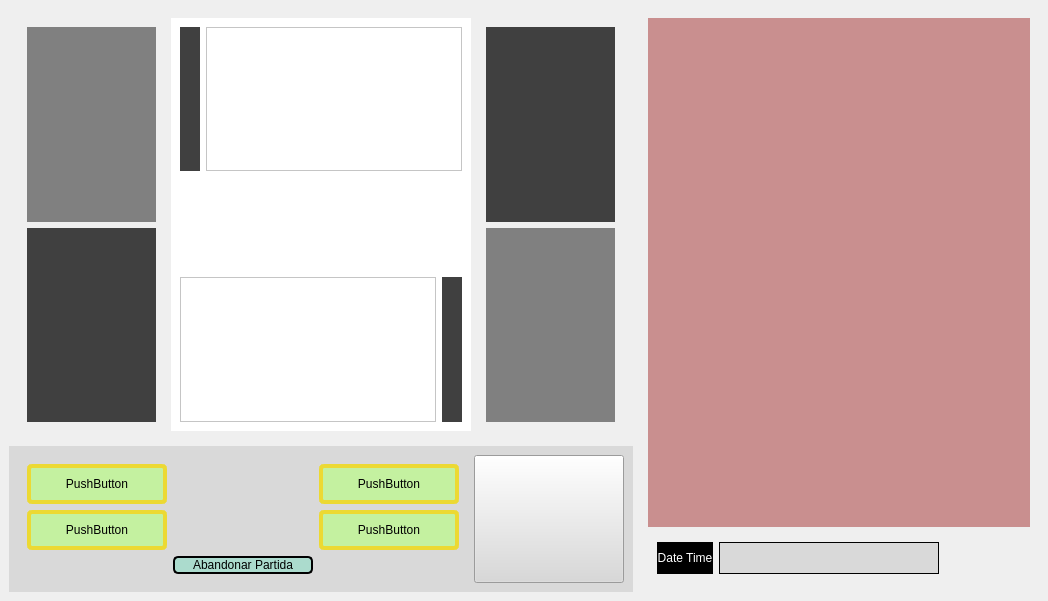
<?xml version="1.0" encoding="UTF-8"?>
<ui version="4.0">
 <class>MainWindow</class>
 <widget class="QMainWindow" name="MainWindow">
  <property name="geometry">
   <rect>
    <x>0</x>
    <y>0</y>
    <width>1048</width>
    <height>601</height>
   </rect>
  </property>
  <property name="sizePolicy">
   <sizepolicy hsizetype="Preferred" vsizetype="Preferred">
    <horstretch>0</horstretch>
    <verstretch>0</verstretch>
   </sizepolicy>
  </property>
  <property name="windowTitle">
   <string>MainWindow</string>
  </property>
  <widget class="QWidget" name="centralwidget">
   <property name="sizePolicy">
    <sizepolicy hsizetype="Preferred" vsizetype="Preferred">
     <horstretch>0</horstretch>
     <verstretch>0</verstretch>
    </sizepolicy>
   </property>
   <layout class="QHBoxLayout" name="horizontalLayout_2">
    <item>
     <layout class="QHBoxLayout" name="horizontalLayout">
      <item>
       <layout class="QVBoxLayout" name="verticalLayout_2">
        <item>
         <widget class="QWidget" name="widget" native="true">
          <layout class="QHBoxLayout" name="horizontalLayout_7">
           <item>
            <widget class="QWidget" name="verticalWidget" native="true">
             <property name="minimumSize">
              <size>
               <width>100</width>
               <height>0</height>
              </size>
             </property>
             <property name="maximumSize">
              <size>
               <width>300</width>
               <height>16777215</height>
              </size>
             </property>
             <layout class="QVBoxLayout" name="verticalLayout_6">
              <item>
               <widget class="QWidget" name="gridWidget" native="true">
                <property name="styleSheet">
                 <string notr="true">background-color: rgb(128, 128, 128);</string>
                </property>
                <layout class="QGridLayout" name="gridLayout_3"/>
               </widget>
              </item>
              <item>
               <widget class="QWidget" name="verticalWidget" native="true">
                <property name="styleSheet">
                 <string notr="true">background-color: rgb(64, 64, 64);</string>
                </property>
                <layout class="QVBoxLayout" name="verticalLayout_8"/>
               </widget>
              </item>
             </layout>
            </widget>
           </item>
           <item>
            <widget class="QWidget" name="gridWidget" native="true">
             <property name="minimumSize">
              <size>
               <width>300</width>
               <height>0</height>
              </size>
             </property>
             <property name="maximumSize">
              <size>
               <width>900</width>
               <height>16777215</height>
              </size>
             </property>
             <property name="styleSheet">
              <string notr="true">background-color: rgb(255, 255, 255);</string>
             </property>
             <layout class="QGridLayout" name="gridLayout">
              <item row="1" column="0">
               <spacer name="verticalSpacer">
                <property name="orientation">
                 <enum>Qt::Vertical</enum>
                </property>
                <property name="sizeType">
                 <enum>QSizePolicy::Fixed</enum>
                </property>
                <property name="sizeHint" stdset="0">
                 <size>
                  <width>20</width>
                  <height>100</height>
                 </size>
                </property>
               </spacer>
              </item>
              <item row="3" column="0">
               <layout class="QHBoxLayout" name="horizontalLayout_8">
                <item>
                 <widget class="QGraphicsView" name="graphicsView">
                  <property name="sizePolicy">
                   <sizepolicy hsizetype="Preferred" vsizetype="Preferred">
                    <horstretch>0</horstretch>
                    <verstretch>0</verstretch>
                   </sizepolicy>
                  </property>
                 </widget>
                </item>
                <item>
                 <widget class="QLabel" name="label">
                  <property name="sizePolicy">
                   <sizepolicy hsizetype="Preferred" vsizetype="Preferred">
                    <horstretch>0</horstretch>
                    <verstretch>0</verstretch>
                   </sizepolicy>
                  </property>
                  <property name="maximumSize">
                   <size>
                    <width>250</width>
                    <height>16777215</height>
                   </size>
                  </property>
                  <property name="styleSheet">
                   <string notr="true">background-color: rgb(64, 64, 64);</string>
                  </property>
                  <property name="text">
                   <string/>
                  </property>
                 </widget>
                </item>
               </layout>
              </item>
              <item row="0" column="0">
               <layout class="QHBoxLayout" name="horizontalLayout_5">
                <item>
                 <widget class="QLabel" name="label_2">
                  <property name="maximumSize">
                   <size>
                    <width>250</width>
                    <height>16777215</height>
                   </size>
                  </property>
                  <property name="styleSheet">
                   <string notr="true">background-color: rgb(64, 64, 64);</string>
                  </property>
                  <property name="text">
                   <string/>
                  </property>
                 </widget>
                </item>
                <item>
                 <widget class="QGraphicsView" name="graphicsView_2">
                  <property name="sizePolicy">
                   <sizepolicy hsizetype="Preferred" vsizetype="Preferred">
                    <horstretch>0</horstretch>
                    <verstretch>0</verstretch>
                   </sizepolicy>
                  </property>
                 </widget>
                </item>
               </layout>
              </item>
             </layout>
            </widget>
           </item>
           <item>
            <widget class="QWidget" name="verticalWidget" native="true">
             <property name="minimumSize">
              <size>
               <width>100</width>
               <height>0</height>
              </size>
             </property>
             <property name="maximumSize">
              <size>
               <width>300</width>
               <height>16777215</height>
              </size>
             </property>
             <layout class="QVBoxLayout" name="verticalLayout_7">
              <item>
               <widget class="QWidget" name="verticalWidget_2" native="true">
                <property name="styleSheet">
                 <string notr="true">background-color: rgb(64, 64, 64);</string>
                </property>
                <layout class="QVBoxLayout" name="verticalLayout_9"/>
               </widget>
              </item>
              <item>
               <widget class="QWidget" name="gridWidget_2" native="true">
                <property name="styleSheet">
                 <string notr="true">background-color: rgb(128, 128, 128);</string>
                </property>
                <layout class="QGridLayout" name="gridLayout_4"/>
               </widget>
              </item>
             </layout>
            </widget>
           </item>
          </layout>
         </widget>
        </item>
        <item>
         <widget class="QWidget" name="horizontalWidget" native="true">
          <property name="minimumSize">
           <size>
            <width>200</width>
            <height>0</height>
           </size>
          </property>
          <property name="maximumSize">
           <size>
            <width>16777215</width>
            <height>300</height>
           </size>
          </property>
          <property name="styleSheet">
           <string notr="true">background-color: rgb(217, 217, 217);</string>
          </property>
          <layout class="QHBoxLayout" name="horizontalLayout_3">
           <item>
            <widget class="QWidget" name="gridWidget" native="true">
             <property name="minimumSize">
              <size>
               <width>250</width>
               <height>0</height>
              </size>
             </property>
             <property name="maximumSize">
              <size>
               <width>500</width>
               <height>16777215</height>
              </size>
             </property>
             <property name="styleSheet">
              <string notr="true">background-image: url(:/pokeball.png);</string>
             </property>
             <layout class="QGridLayout" name="gridLayout_2">
              <item row="1" column="2">
               <widget class="QPushButton" name="pushButton_5">
                <property name="minimumSize">
                 <size>
                  <width>120</width>
                  <height>40</height>
                 </size>
                </property>
                <property name="maximumSize">
                 <size>
                  <width>16777215</width>
                  <height>16777215</height>
                 </size>
                </property>
                <property name="styleSheet">
                 <string notr="true">border-style: solid;border-width:4px; border-color: rgb(236, 217, 51); background-color: rgb(196, 241, 160); color: rgb(0,0,0); border-radius: 5px;</string>
                </property>
                <property name="text">
                 <string>PushButton</string>
                </property>
               </widget>
              </item>
              <item row="1" column="0">
               <widget class="QPushButton" name="pushButton_3">
                <property name="minimumSize">
                 <size>
                  <width>120</width>
                  <height>40</height>
                 </size>
                </property>
                <property name="maximumSize">
                 <size>
                  <width>16777215</width>
                  <height>16777215</height>
                 </size>
                </property>
                <property name="styleSheet">
                 <string notr="true">border-style: solid;border-width:4px; border-color: rgb(236, 217, 51); background-color: rgb(196, 241, 160); color: rgb(0,0,0); border-radius: 5px;</string>
                </property>
                <property name="text">
                 <string>PushButton</string>
                </property>
               </widget>
              </item>
              <item row="0" column="2">
               <widget class="QPushButton" name="pushButton_4">
                <property name="minimumSize">
                 <size>
                  <width>120</width>
                  <height>40</height>
                 </size>
                </property>
                <property name="maximumSize">
                 <size>
                  <width>16777215</width>
                  <height>16777215</height>
                 </size>
                </property>
                <property name="styleSheet">
                 <string notr="true">border-style: solid;border-width:4px; border-color: rgb(236, 217, 51); background-color: rgb(196, 241, 160); color: rgb(0,0,0); border-radius: 5px;</string>
                </property>
                <property name="text">
                 <string>PushButton</string>
                </property>
               </widget>
              </item>
              <item row="0" column="0">
               <widget class="QPushButton" name="pushButton_2">
                <property name="minimumSize">
                 <size>
                  <width>120</width>
                  <height>40</height>
                 </size>
                </property>
                <property name="maximumSize">
                 <size>
                  <width>16777215</width>
                  <height>16777215</height>
                 </size>
                </property>
                <property name="styleSheet">
                 <string notr="true">border-style: solid;border-width:4px; border-color: rgb(236, 217, 51); background-color: rgb(196, 241, 160); color: rgb(0,0,0); border-radius: 5px;</string>
                </property>
                <property name="text">
                 <string>PushButton</string>
                </property>
               </widget>
              </item>
              <item row="2" column="1">
               <widget class="QPushButton" name="abandonar">
                <property name="styleSheet">
                 <string notr="true">border-style: solid;border-width:2px; border-color: rgb(0,0,0); color: rgb(0,0,0); border-radius: 5px;
background-color: rgb(171, 219, 205);</string>
                </property>
                <property name="text">
                 <string>Abandonar Partida</string>
                </property>
               </widget>
              </item>
             </layout>
            </widget>
           </item>
           <item>
            <widget class="QPushButton" name="Mochila">
             <property name="maximumSize">
              <size>
               <width>150</width>
               <height>150</height>
              </size>
             </property>
             <property name="styleSheet">
              <string notr="true"/>
             </property>
             <property name="text">
              <string/>
             </property>
            </widget>
           </item>
          </layout>
         </widget>
        </item>
       </layout>
      </item>
      <item>
       <widget class="QWidget" name="verticalWidget_2" native="true">
        <property name="minimumSize">
         <size>
          <width>250</width>
          <height>0</height>
         </size>
        </property>
        <property name="maximumSize">
         <size>
          <width>400</width>
          <height>16777215</height>
         </size>
        </property>
        <layout class="QVBoxLayout" name="verticalLayout_3">
         <item>
          <widget class="QWidget" name="verticalWidget" native="true">
           <property name="minimumSize">
            <size>
             <width>240</width>
             <height>0</height>
            </size>
           </property>
           <property name="maximumSize">
            <size>
             <width>16777215</width>
             <height>16777215</height>
            </size>
           </property>
           <property name="styleSheet">
            <string notr="true">background-color: rgb(201, 143, 143);</string>
           </property>
           <layout class="QVBoxLayout" name="verticalLayout"/>
          </widget>
         </item>
         <item>
          <widget class="QWidget" name="horizontalWidget_2" native="true">
           <property name="maximumSize">
            <size>
             <width>300</width>
             <height>50</height>
            </size>
           </property>
           <layout class="QHBoxLayout" name="horizontalLayout_6">
            <item>
             <widget class="QLabel" name="label_18">
              <property name="maximumSize">
               <size>
                <width>125</width>
                <height>40</height>
               </size>
              </property>
              <property name="styleSheet">
               <string notr="true">background-color: rgb(0, 0, 0); color: rgb(255, 255, 255);</string>
              </property>
              <property name="text">
               <string>Date Time</string>
              </property>
              <property name="alignment">
               <set>Qt::AlignCenter</set>
              </property>
             </widget>
            </item>
            <item>
             <widget class="QTextEdit" name="textEdit_3">
              <property name="maximumSize">
               <size>
                <width>220</width>
                <height>40</height>
               </size>
              </property>
              <property name="styleSheet">
               <string notr="true">border-style: solid;border-width:1px; border-color: rgb(0, 0, 0); background-color: rgb(217, 217, 217); color: rgb(0,0,0);</string>
              </property>
             </widget>
            </item>
           </layout>
          </widget>
         </item>
        </layout>
       </widget>
      </item>
     </layout>
    </item>
   </layout>
  </widget>
 </widget>
 <resources>
  <include location="../archivo.qrc"/>
 </resources>
 <connections/>
</ui>
